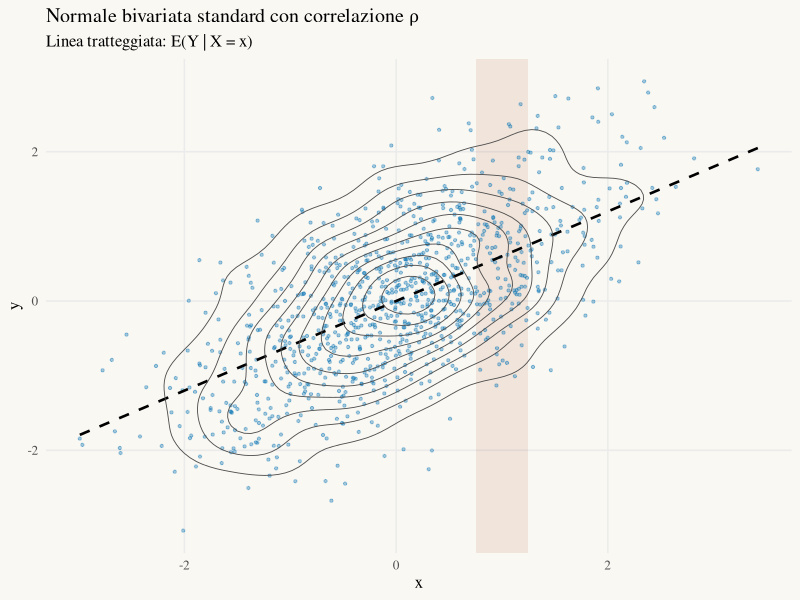
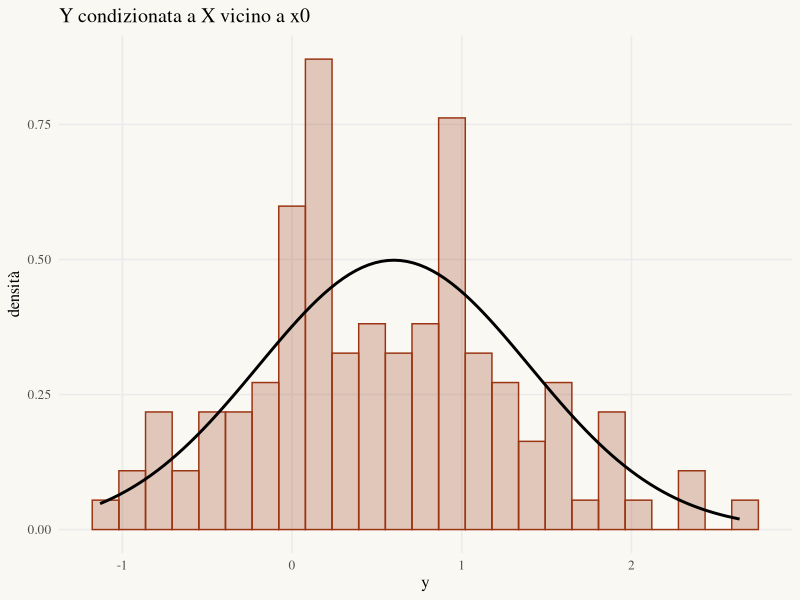

Generate these figures, in order, with R:
# ───────────────────────────────────────────────────────────────
# StatAtlas · Lab 02 — Normale bivariata standard con correlazione ρ
# Con R ≥ 4.1 e lo stesso seed si ottengono le stesse coppie di StatAtlas.
# ───────────────────────────────────────────────────────────────
library(tidyverse)

set.seed(2026)
N <- 1000; rho <- 0.6; x0 <- 1; h <- 0.25

# Due normali standard per coppia, nell’ordine z1, z2 (riempimento per righe)
z <- matrix(rnorm(2 * N), ncol = 2, byrow = TRUE)
z1 <- z[, 1]; z2 <- z[, 2]
coppie <- tibble(x = z1, y = rho * z1 + sqrt(1 - rho^2) * z2)

# Correlazioni: lineare e con X²
coppie |> summarise(r = cor(x, y), r_x2 = cor(x^2, y))

# Distribuzione condizionata approssimata: punti con |x − x0| ≤ h
striscia <- coppie |> filter(abs(x - x0) <= h)
striscia |> summarise(n = n(), media = mean(y), dev_std = sd(y))
# Teoria: E(Y | X = x0) = 0.6, sd = 0.8

theme_statatlas <- function(base_size = 12) {
  theme_minimal(base_size = base_size, base_family = "serif") +
    theme(panel.grid.minor = element_blank(), legend.position = "top",
          plot.background = element_rect(fill = "#FAF8F3", colour = NA))
}

ggplot(coppie, aes(x, y)) +
  annotate("rect", xmin = x0 - h, xmax = x0 + h, ymin = -Inf, ymax = Inf, fill = "#9A3412", alpha = 0.1) +
  geom_point(alpha = 0.35, size = 0.8, colour = "#0072B2") +
  geom_function(fun = \(x) rho * x, linetype = "dashed", linewidth = 0.9) +
  geom_density_2d(colour = "grey30", linewidth = 0.3) +
  labs(title = "Normale bivariata standard con correlazione ρ", subtitle = "Linea tratteggiata: E(Y | X = x)") +
  theme_statatlas()

ggplot(striscia, aes(y)) +
  geom_histogram(aes(y = after_stat(density)), bins = 25, fill = "#9A3412", alpha = 0.25, colour = "#9A3412") +
  stat_function(fun = dnorm, args = list(mean = 0.6, sd = 0.8), linewidth = 1) +
  labs(title = "Y condizionata a X vicino a x0", x = "y", y = "densità") +
  theme_statatlas()
